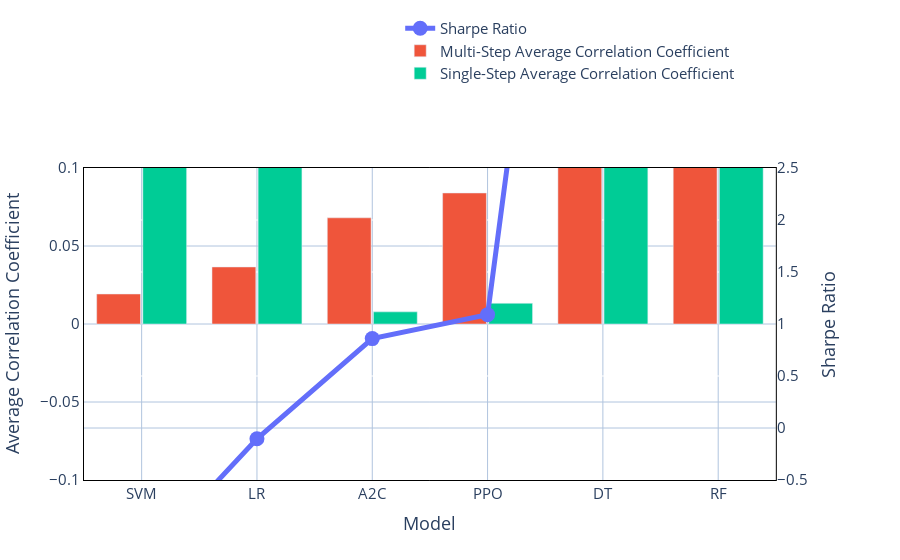

This figure's notebook cell:
### Code cell
import plotly.graph_objects as go
from plotly.subplots import make_subplots

# Create figure with secondary y-axis
fig = make_subplots(specs=[[{"secondary_y": True}]])

# Add traces
fig.add_trace(
    go.Scatter(x=postiveRatiom['algo'], y=postiveRatiom['Sharpe Ratio'], name="Sharpe Ratio", marker_size = 15, line_width=5),
    secondary_y=True,
)

fig.add_trace(
    go.Bar(x=postiveRatiom['algo'], y=postiveRatiom['avg_correlation_coefficient'], name="Multi-Step Average Correlation Coefficient          ", width
    =0.38),
    secondary_y=False,
)
fig.add_trace(
    go.Bar(x=postiveRatio['algo'], y=postiveRatio['avg_correlation_coefficient'], name="Single-Step Average Correlation Coefficient           ", width
    =0.38),
    secondary_y=False,
)
    
fig.update_layout(
    paper_bgcolor='rgba(1,1,0,0)',
    plot_bgcolor='rgba(1, 1, 0, 0)',
)
fig.update_layout(legend=dict(
    yanchor="top",
    y=1.5,
    xanchor="right",
    x=0.95
))
fig.update_layout(font_size = 15)

# Set x-axis title
fig.update_xaxes(title_text="Model")
fig.update_xaxes(showline=True, linecolor='black',showgrid=True,gridwidth=1, gridcolor='LightSteelBlue',mirror=True)
fig.update_yaxes(showline=True,linecolor='black',showgrid=True, secondary_y=False, gridwidth=1, gridcolor='LightSteelBlue',mirror=True)
fig.update_yaxes(zeroline=True, zerolinewidth=1, zerolinecolor='LightSteelBlue')
# Set y-axes titles
fig.update_yaxes(title_text="Average Correlation Coefficient", secondary_y=False, range = [-0.1,0.1])
fig.update_yaxes(title_text="Sharpe Ratio", secondary_y=True,range = [-0.5,2.5])

fig.show()

### Figure 1 — Plotly figure (JSON) as saved in the notebook; plotly's stock layout.template omitted (floating-point values rounded to 4 significant figures)
{"data": [{"line": {"width": 5}, "marker": {"size": 15}, "name": "Sharpe Ratio", "type": "scatter", "x": ["SVM", "LR", "A2C", "PPO", "DT", "RF"], "xaxis": "x", "y": [-1.293, -0.1035, 0.8596, 1.09, 9.467, 11.05], "yaxis": "y2"}, {"name": "Multi-Step Average Correlation Coefficient          ", "type": "bar", "width": 0.38, "x": ["SVM", "LR", "A2C", "PPO", "DT", "RF"], "xaxis": "x", "y": [0.01922, 0.03655, 0.06806, 0.08398, 0.197, 0.2009], "yaxis": "y"}, {"name": "Single-Step Average Correlation Coefficient           ", "type": "bar", "width": 0.38, "x": ["SVM", "LR", "A2C", "PPO", "DT", "RF"], "xaxis": "x", "y": [0.2886, 0.2743, 0.007773, 0.01326, 0.5684, 0.6719], "yaxis": "y"}], "layout": {"font": {"size": 15}, "legend": {"x": 0.95, "xanchor": "right", "y": 1.5, "yanchor": "top"}, "paper_bgcolor": "rgba(1,1,0,0)", "plot_bgcolor": "rgba(1, 1, 0, 0)", "xaxis": {"anchor": "y", "domain": [0, 0.94], "gridcolor": "LightSteelBlue", "gridwidth": 1, "linecolor": "black", "mirror": true, "showgrid": true, "showline": true, "title": {"text": "Model"}}, "yaxis": {"anchor": "x", "domain": [0, 1], "gridcolor": "LightSteelBlue", "gridwidth": 1, "linecolor": "black", "mirror": true, "range": [-0.1, 0.1], "showgrid": true, "showline": true, "title": {"text": "Average Correlation Coefficient"}, "zeroline": true, "zerolinecolor": "LightSteelBlue", "zerolinewidth": 1}, "yaxis2": {"anchor": "x", "overlaying": "y", "range": [-0.5, 2.5], "side": "right", "title": {"text": "Sharpe Ratio"}, "zeroline": true, "zerolinecolor": "LightSteelBlue", "zerolinewidth": 1}}}
